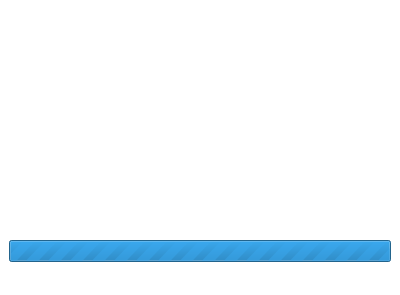
<?xml version="1.0" encoding="UTF-8"?>
<ui version="4.0">
    <class>ProgressSlideshowDialog</class>
    <widget class="QDialog" name="ProgressSlideshowDialog">
        <property name="windowModality">
            <enum>Qt::WindowModal</enum>
        </property>
        <property name="geometry">
            <rect>
                <x>0</x>
                <y>0</y>
                <width>400</width>
                <height>295</height>
            </rect>
        </property>
        <property name="palette">
            <palette>
                <active>
                    <colorrole role="WindowText">
                        <brush brushstyle="SolidPattern">
                            <color alpha="255">
                                <red>34</red>
                                <green>31</green>
                                <blue>30</blue>
                            </color>
                        </brush>
                    </colorrole>
                    <colorrole role="Text">
                        <brush brushstyle="SolidPattern">
                            <color alpha="255">
                                <red>31</red>
                                <green>28</green>
                                <blue>27</blue>
                            </color>
                        </brush>
                    </colorrole>
                    <colorrole role="ButtonText">
                        <brush brushstyle="SolidPattern">
                            <color alpha="255">
                                <red>34</red>
                                <green>31</green>
                                <blue>30</blue>
                            </color>
                        </brush>
                    </colorrole>
                    <colorrole role="Base">
                        <brush brushstyle="SolidPattern">
                            <color alpha="255">
                                <red>255</red>
                                <green>255</green>
                                <blue>255</blue>
                            </color>
                        </brush>
                    </colorrole>
                    <colorrole role="Window">
                        <brush brushstyle="SolidPattern">
                            <color alpha="255">
                                <red>255</red>
                                <green>255</green>
                                <blue>255</blue>
                            </color>
                        </brush>
                    </colorrole>
                </active>
                <inactive>
                    <colorrole role="WindowText">
                        <brush brushstyle="SolidPattern">
                            <color alpha="255">
                                <red>34</red>
                                <green>31</green>
                                <blue>30</blue>
                            </color>
                        </brush>
                    </colorrole>
                    <colorrole role="Text">
                        <brush brushstyle="SolidPattern">
                            <color alpha="255">
                                <red>31</red>
                                <green>28</green>
                                <blue>27</blue>
                            </color>
                        </brush>
                    </colorrole>
                    <colorrole role="ButtonText">
                        <brush brushstyle="SolidPattern">
                            <color alpha="255">
                                <red>34</red>
                                <green>31</green>
                                <blue>30</blue>
                            </color>
                        </brush>
                    </colorrole>
                    <colorrole role="Base">
                        <brush brushstyle="SolidPattern">
                            <color alpha="255">
                                <red>255</red>
                                <green>255</green>
                                <blue>255</blue>
                            </color>
                        </brush>
                    </colorrole>
                    <colorrole role="Window">
                        <brush brushstyle="SolidPattern">
                            <color alpha="255">
                                <red>255</red>
                                <green>255</green>
                                <blue>255</blue>
                            </color>
                        </brush>
                    </colorrole>
                </inactive>
                <disabled>
                    <colorrole role="WindowText">
                        <brush brushstyle="SolidPattern">
                            <color alpha="255">
                                <red>255</red>
                                <green>255</green>
                                <blue>255</blue>
                            </color>
                        </brush>
                    </colorrole>
                    <colorrole role="Text">
                        <brush brushstyle="SolidPattern">
                            <color alpha="255">
                                <red>255</red>
                                <green>255</green>
                                <blue>255</blue>
                            </color>
                        </brush>
                    </colorrole>
                    <colorrole role="ButtonText">
                        <brush brushstyle="SolidPattern">
                            <color alpha="255">
                                <red>255</red>
                                <green>255</green>
                                <blue>255</blue>
                            </color>
                        </brush>
                    </colorrole>
                    <colorrole role="Base">
                        <brush brushstyle="SolidPattern">
                            <color alpha="255">
                                <red>255</red>
                                <green>255</green>
                                <blue>255</blue>
                            </color>
                        </brush>
                    </colorrole>
                    <colorrole role="Window">
                        <brush brushstyle="SolidPattern">
                            <color alpha="255">
                                <red>255</red>
                                <green>255</green>
                                <blue>255</blue>
                            </color>
                        </brush>
                    </colorrole>
                </disabled>
            </palette>
        </property>
        <property name="windowTitle">
            <string/>
        </property>
        <property name="styleSheet">
            <string notr="true"/>
        </property>
        <layout class="QVBoxLayout" name="verticalLayout">
            <property name="margin">
                <number>0</number>
            </property>
            <item>
                <widget class="QLabel" name="imagespace">
                    <property name="sizePolicy">
                        <sizepolicy hsizetype="Fixed" vsizetype="Fixed">
                            <horstretch>0</horstretch>
                            <verstretch>0</verstretch>
                        </sizepolicy>
                    </property>
                    <property name="minimumSize">
                        <size>
                            <width>400</width>
                            <height>200</height>
                        </size>
                    </property>
                    <property name="frameShape">
                        <enum>QFrame::NoFrame</enum>
                    </property>
                    <property name="lineWidth">
                        <number>0</number>
                    </property>
                    <property name="text">
                        <string/>
                    </property>
                    <property name="alignment">
                        <set>Qt::AlignCenter</set>
                    </property>
                    <property name="margin">
                        <number>0</number>
                    </property>
                    <property name="indent">
                        <number>-1</number>
                    </property>
                </widget>
            </item>
            <item>
                <widget class="QFrame" name="frame">
                    <property name="frameShape">
                        <enum>QFrame::Box</enum>
                    </property>
                    <property name="frameShadow">
                        <enum>QFrame::Plain</enum>
                    </property>
                    <property name="lineWidth">
                        <number>0</number>
                    </property>
                    <layout class="QVBoxLayout" name="verticalLayout_2">
                        <item>
                            <widget class="QLabel" name="statusLabel">
                                <property name="font">
                                    <font>
                                        <pointsize>11</pointsize>
                                    </font>
                                </property>
                                <property name="text">
                                    <string/>
                                </property>
                                <property name="wordWrap">
                                    <bool>true</bool>
                                </property>
                            </widget>
                        </item>
                        <item>
                            <widget class="QProgressBar" name="progressBar">
                                <property name="maximum">
                                    <number>0</number>
                                </property>
                                <property name="value">
                                    <number>0</number>
                                </property>
                            </widget>
                        </item>
                        <item>
                            <widget class="QLabel" name="mbwrittenLabel">
                                <property name="font">
                                    <font>
                                        <pointsize>11</pointsize>
                                    </font>
                                </property>
                                <property name="text">
                                    <string/>
                                </property>
                            </widget>
                        </item>
                    </layout>
                </widget>
            </item>
        </layout>
    </widget>
    <resources/>
    <connections/>
</ui>
